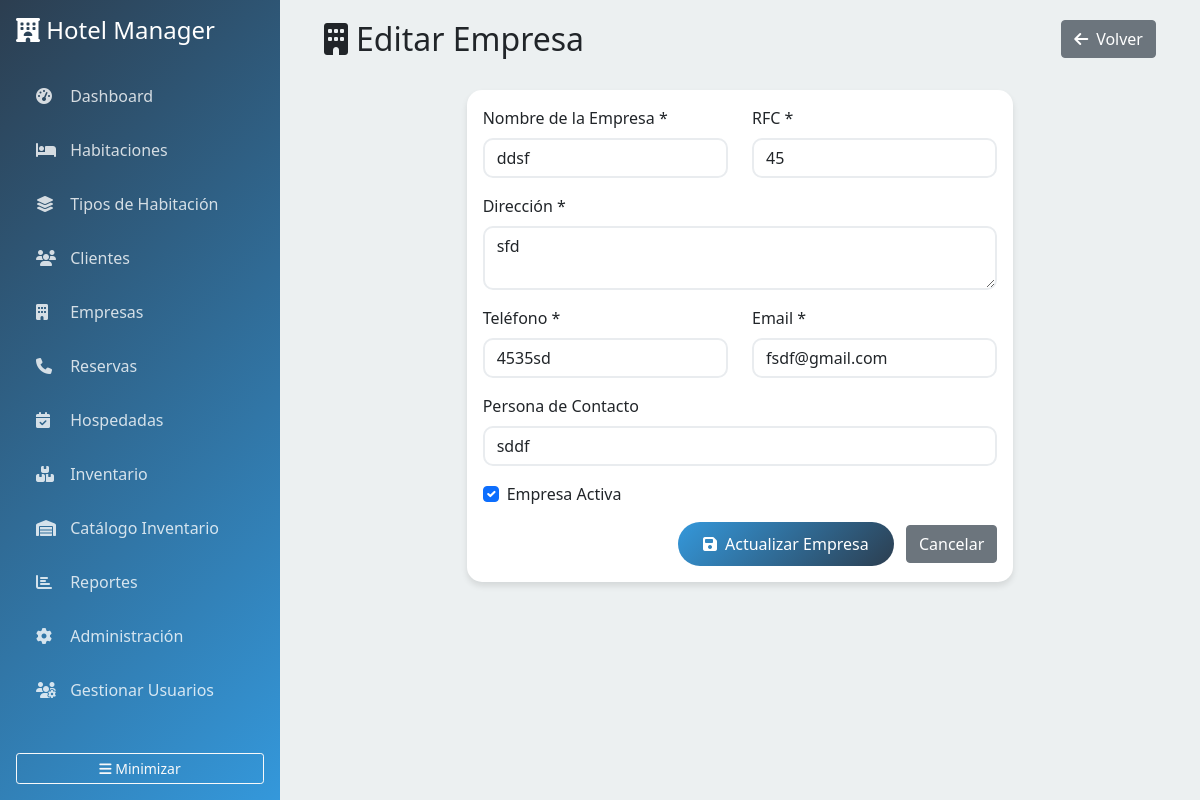
The page /empresas/1/editar/ on the database as committed earlier.
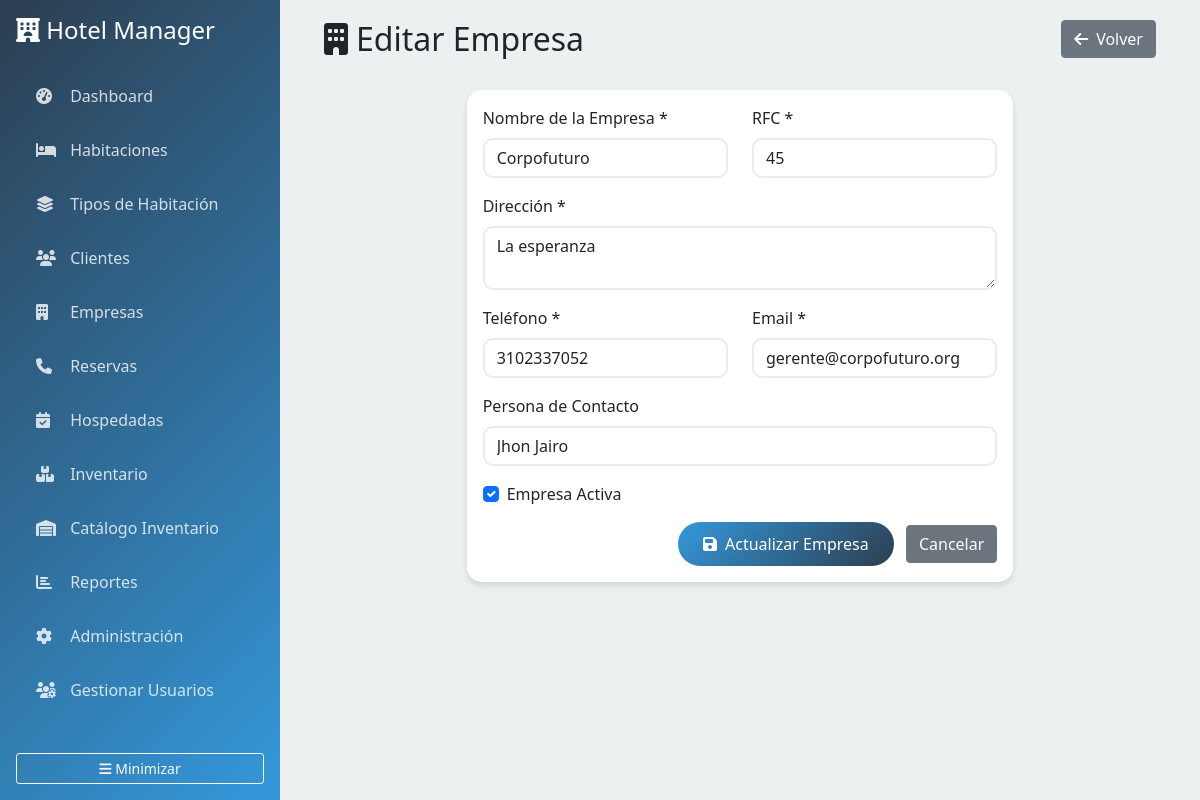
The same page on the database as committed later.
### hotel/models.py (models this page shows, shortened)
class Empresa(models.Model):
    nombre = models.CharField(max_length=200, verbose_name="Nombre de la Empresa")
    rfc = models.CharField(max_length=20, unique=True, verbose_name="RFC")
    direccion = models.TextField(verbose_name="Dirección")
    telefono = models.CharField(max_length=20, verbose_name="Teléfono")
    email = models.EmailField(verbose_name="Email")
    contacto = models.CharField(max_length=100, blank=True, verbose_name="Persona de Contacto")
    activa = models.BooleanField(default=True, verbose_name="Activa")
    fecha_registro = models.DateTimeField(auto_now_add=True, verbose_name="Fecha de Registro")
    class Meta:
        verbose_name = "Empresa"
        verbose_name_plural = "Empresas"
        ordering = ['nombre']

### hotel/views.py (the view, shortened to what this page needs)
# urls.py: path('empresas/<int:empresa_id>/editar/', views.empresa_edit, name='empresa_edit'),
def empresa_edit(request, empresa_id):
    empresa = get_object_or_404(Empresa, id=empresa_id)
    return render(request, 'hotel/empresa_edit.html', {'empresa': empresa})

### templates/hotel/empresa_edit.html (shortened to what this page needs)
{% extends 'base.html' %}
{% block content %}
<div class="container-fluid">
    <div class="row mb-4">
        <div class="col-md-8">
            <h2><i class="fas fa-building me-2"></i>Editar Empresa</h2>
        </div>
        <div class="col-md-4 text-end">
            <a href="{% url 'hotel:empresas' %}" class="btn btn-secondary">
                <i class="fas fa-arrow-left me-2"></i>Volver
            </a>
        </div>
    </div>
    <div class="row">
        <div class="col-md-8 mx-auto">
            <div class="card">
                <div class="card-body">
                    <form method="POST" action="{% url 'hotel:empresa_edit' empresa.id %}">
                        <div class="row">
                            <div class="col-md-6 mb-3">
                                <label for="nombre" class="form-label">Nombre de la Empresa *</label>
                                <input type="text" class="form-control" id="nombre" name="nombre"
                                       value="{{ empresa.nombre }}" required>
                            </div>
                            <div class="col-md-6 mb-3">
                                <label for="rfc" class="form-label">RFC *</label>
                                <input type="text" class="form-control" id="rfc" name="rfc"
                                       value="{{ empresa.rfc }}" required>
                            </div>
                        </div>
                        <div class="mb-3">
                            <label for="direccion" class="form-label">Dirección *</label>
                            <textarea class="form-control" id="direccion" name="direccion" rows="2" required>{{ empresa.direccion }}</textarea>
                        </div>
                        <div class="row">
                            <div class="col-md-6 mb-3">
                                <label for="telefono" class="form-label">Teléfono *</label>
                                <input type="tel" class="form-control" id="telefono" name="telefono"
                                       value="{{ empresa.telefono }}" required>
                            </div>
                            <div class="col-md-6 mb-3">
                                <label for="email" class="form-label">Email *</label>
                                <input type="email" class="form-control" id="email" name="email"
                                       value="{{ empresa.email }}" required>
                            </div>
                        </div>
                        <div class="mb-3">
                            <label for="contacto" class="form-label">Persona de Contacto</label>
                            <input type="text" class="form-control" id="contacto" name="contacto"
                                   value="{{ empresa.contacto }}">
                        </div>
                        <div class="mb-3">
                            <div class="form-check">
                                <input class="form-check-input" type="checkbox" id="activa" name="activa"
                                       {% if empresa.activa %}checked{% endif %}>
                                <label class="form-check-label" for="activa">
                                    Empresa Activa
                                </label>
                            </div>
                        </div>
                        <div class="text-end">
                            <button type="submit" class="btn btn-primary">
                                <i class="fas fa-save me-2"></i>Actualizar Empresa
                            </button>
                            <a href="{% url 'hotel:empresas' %}" class="btn btn-secondary ms-2">
                                Cancelar
                            </a>
                        </div>
                    </form>
                </div>
            </div>
        </div>
    </div>
</div>
{% endblock %}

Rows that differ between the two databases and show on the page:
changed Empresa: nombre "ddsf" → "Corpofuturo"; direccion "sfd" → "La esperanza"; telefono "4535sd" → "3102337052"; email "fsdf@gmail.com" → "gerente@corpofuturo.org"; contacto "sddf" → "Jhon Jairo"
